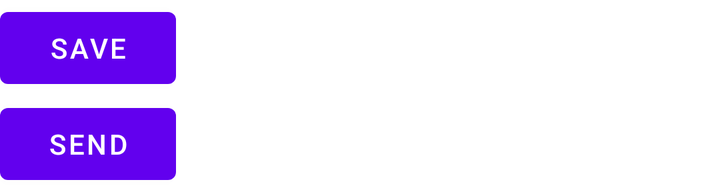
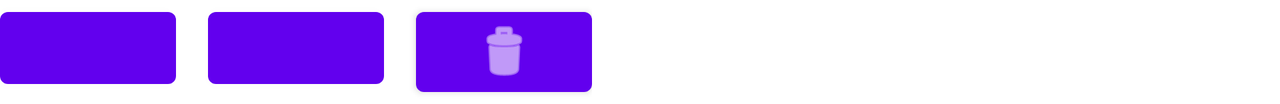

The same Android screen from two of the app's own layout files: first res/layout/ as a phone draws it, then the repository's variant for another configuration, drawn on a device whose configuration selects that folder. Both files follow.
<!-- AndroidManifest.xml: application theme Theme.BeverageRater -->
<!-- res/layout/fragment_request_details_actions_user.xml -->
<?xml version="1.0" encoding="utf-8"?>
<androidx.constraintlayout.widget.ConstraintLayout xmlns:android="http://schemas.android.com/apk/res/android"
    xmlns:app="http://schemas.android.com/apk/res-auto"
    xmlns:tools="http://schemas.android.com/tools"
    android:id="@+id/requestDetailsActionsUserConstraintLayout"
    android:layout_width="wrap_content"
    android:layout_height="wrap_content"
    android:layout_gravity="fill_vertical"
    tools:context=".fragments.RequestDetailsActionsUserFragment">

    <Button
        android:id="@+id/requestDetailsActionsUserSaveBtn"
        android:layout_width="wrap_content"
        android:layout_height="wrap_content"
        android:text="@string/save"
        app:icon="@drawable/ic_save"
        app:layout_constraintStart_toStartOf="parent"
        app:layout_constraintTop_toTopOf="parent" />

    <Button
        android:id="@+id/requestDetailsActionsUserSendRequestBtn"
        android:layout_width="wrap_content"
        android:layout_height="wrap_content"
        android:text="@string/send_request"
        app:icon="@drawable/ic_send"
        app:layout_constraintStart_toStartOf="parent"
        app:layout_constraintTop_toBottomOf="@+id/requestDetailsActionsUserSaveBtn" />
</androidx.constraintlayout.widget.ConstraintLayout>
<!-- resources referenced by this layout -->
<resources>
  <string name="save">Save</string>
  <string name="send_request">Send</string>
  <style name="Theme.BeverageRater" parent="Theme.MaterialComponents.DayNight.NoActionBar">
          
          <item name="colorPrimary">@color/purple_500</item>
          <item name="colorPrimaryVariant">@color/purple_700</item>
          <item name="colorOnPrimary">@color/white</item>
          
          <item name="colorSecondary">@color/teal_200</item>
          <item name="colorSecondaryVariant">@color/teal_700</item>
          <item name="colorOnSecondary">@color/black</item>
          
          <item name="android:statusBarColor" tools:targetApi="l">?attr/colorPrimaryVariant</item>
          
          <item name="android:windowBackground">@color/white</item>
      </style>
  <color name="purple_500">#FF6200EE</color>
  <color name="purple_700">#FF3700B3</color>
  <color name="white">#FFFFFFFF</color>
  <color name="teal_200">#FF03DAC5</color>
  <color name="teal_700">#FF018786</color>
  <color name="black">#FF000000</color>
</resources>
<!-- res/layout-land/fragment_request_details_actions_user.xml (the repository's variant of the layout above) -->
<!-- drawn on the phone turned sideways -->
<?xml version="1.0" encoding="utf-8"?>
<androidx.constraintlayout.widget.ConstraintLayout xmlns:android="http://schemas.android.com/apk/res/android"
    xmlns:app="http://schemas.android.com/apk/res-auto"
    xmlns:tools="http://schemas.android.com/tools"
    android:id="@+id/requestDetailsActionsUserConstraintLayout"
    android:layout_width="wrap_content"
    android:layout_height="wrap_content"
    android:layout_gravity="fill_vertical"
    tools:context=".fragments.request.RequestDetailsActionsUserFragment">

    <Button
        android:id="@+id/requestDetailsActionsUserSaveBtn"
        android:layout_width="wrap_content"
        android:layout_height="wrap_content"
        android:textSize="14sp"
        android:tooltipText="@string/save"
        app:icon="@drawable/ic_save"
        app:iconGravity="textEnd"
        app:iconPadding="0dp"
        app:layout_constraintStart_toStartOf="parent"
        app:layout_constraintTop_toTopOf="parent" />

    <Button
        android:id="@+id/requestDetailsActionsUserSendRequestBtn"
        android:layout_width="wrap_content"
        android:layout_height="wrap_content"
        android:layout_marginStart="16dp"
        android:tooltipText="@string/send_request"
        app:icon="@drawable/ic_send"
        app:iconGravity="textEnd"
        app:iconPadding="0dp"
        app:layout_constraintStart_toEndOf="@+id/requestDetailsActionsUserSaveBtn"
        app:layout_constraintTop_toTopOf="parent" />

    <Button
        android:id="@+id/requestDetailsActionsUserDeleteRequestBtn"
        android:layout_width="wrap_content"
        android:layout_height="wrap_content"
        android:layout_marginStart="16dp"
        android:tooltipText="@string/delete"
        app:icon="@android:drawable/ic_menu_delete"
        app:iconGravity="textEnd"
        app:iconPadding="0dp"
        app:layout_constraintStart_toEndOf="@+id/requestDetailsActionsUserSendRequestBtn"
        app:layout_constraintTop_toTopOf="parent" />

</androidx.constraintlayout.widget.ConstraintLayout>
<!-- resources referenced by the variant -->
<!-- as the phone turned sideways resolves them -->
<resources>
  <string name="delete">Delete</string>
  <string name="save">Save</string>
  <string name="send_request">Send</string>
  <style name="Theme.BeverageRater" parent="Theme.MaterialComponents.DayNight.NoActionBar">
          
          <item name="colorPrimary">@color/purple_500</item>
          <item name="colorPrimaryVariant">@color/purple_700</item>
          <item name="colorOnPrimary">@color/white</item>
          
          <item name="colorSecondary">@color/teal_200</item>
          <item name="colorSecondaryVariant">@color/teal_700</item>
          <item name="colorOnSecondary">@color/black</item>
          
          <item name="android:statusBarColor" tools:targetApi="l">?attr/colorPrimaryVariant</item>
          
          <item name="android:windowBackground">@color/white</item>
      </style>
  <color name="purple_500">#FF6200EE</color>
  <color name="purple_700">#FF3700B3</color>
  <color name="white">#FFFFFFFF</color>
  <color name="teal_200">#FF03DAC5</color>
  <color name="teal_700">#FF018786</color>
  <color name="black">#FF000000</color>
</resources>
